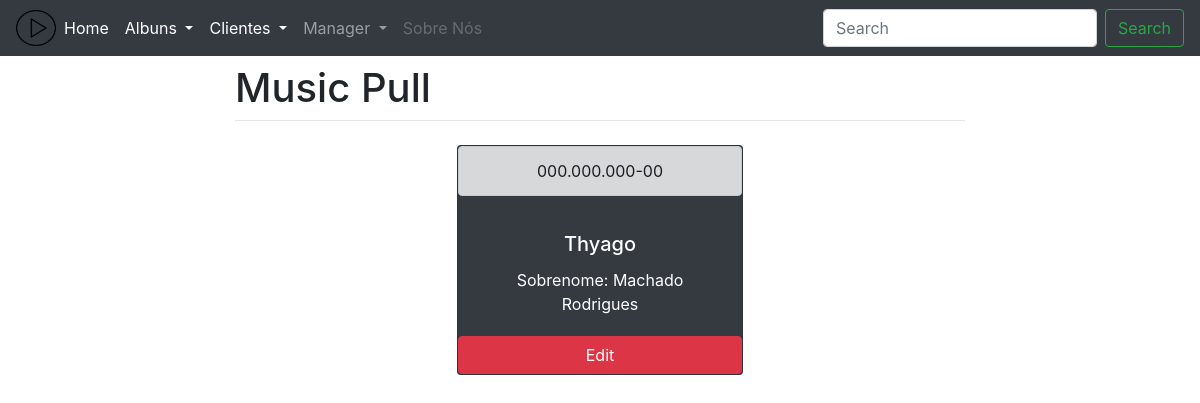
Page /Rc/ on the committed database.
### musicas/models.py (models this page shows)
class Clientes (models.Model):
	nome = models.CharField(max_length=70,verbose_name='Nome')
	sobrenome = models.CharField(max_length=70,verbose_name='Sobrenome',default='')
	cpf = models.CharField(max_length=14,verbose_name='Cpf',default='000.000.000-00')
	class Meta:
		verbose_name_plural='Clientes'
	def __str__(self):
		return self.nome

### musicas/views.py (the view)
# urls.py: path('Rc/',rcliente,name="rC"),
def rcliente(request):
	data = {}
	data['clientes']= Clientes.objects.all()
	return render(request, 'musicas/listagemC.html',data)

### templates/musicas/listagemC.html
{% extends 'musicas/base.html' %}
{% block content %}
<div class="row justify-content-center" id="cards">
	{%for cliente in clientes %}
		<div class="col-sm-5">
			<div  class="card text-white text-center bg-dark mb-3" style="max-width: 18rem;" >
				<div class="alert alert-dark" role="alert">{{cliente.cpf}}</div>
				<div class="card-body">
					<h5 class="card-title"> {{cliente}}</h5>
					<p class="card-text">Sobrenome: {{cliente.sobrenome}}</p>
				</div>
				<a href="{% url 'updC' cliente.id %}" class="btn btn-danger">Edit</a>
			</div>
		</div>
	{%endfor%}
</div>
{% endblock %}

### rows in the picture
Clientes: cpf "000.000.000-00", nome "Thyago", sobrenome "Machado Rodrigues"
